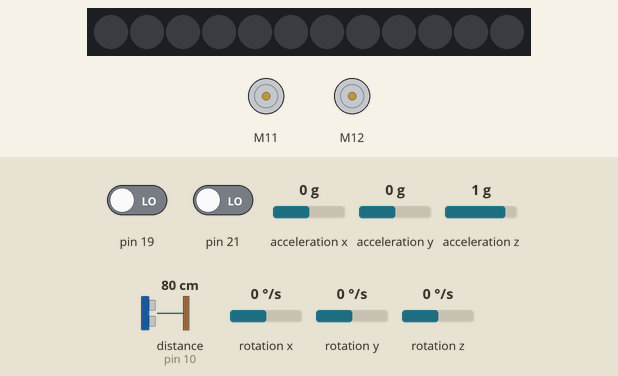
Simulated run of this sketch. Board: Arduino Mega 2560, built with avr-gcc and run on an emulated ATmega2560. On the bench: 12 RGB LEDs in strip order, left to right, 2 × DC motor (green arrow = forward, orange = backward, longer = faster). The inputs (shaded band) are chosen by the test bench; at power-on: rotation z 0 °/s, distance to the obstacle (sensor on pin 10) 80 cm, pin 19 LOW, pin 21 LOW, acceleration x 0 g, acceleration y 0 g, acceleration z 1 g, rotation x 0 °/s, rotation y 0 °/s.

Above: at 2.0 s.
2.1 s: rotation z set to 100 °/s
At 3.15 s:
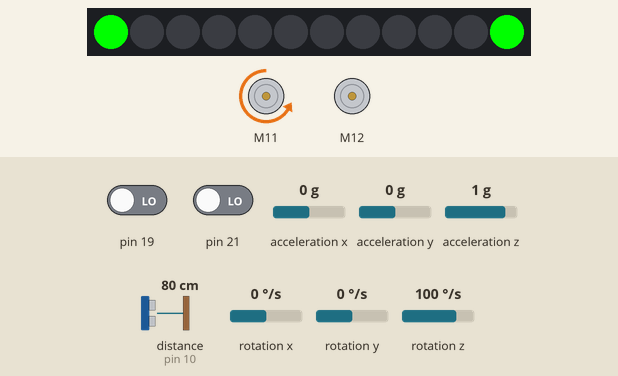
At 4.4 s:
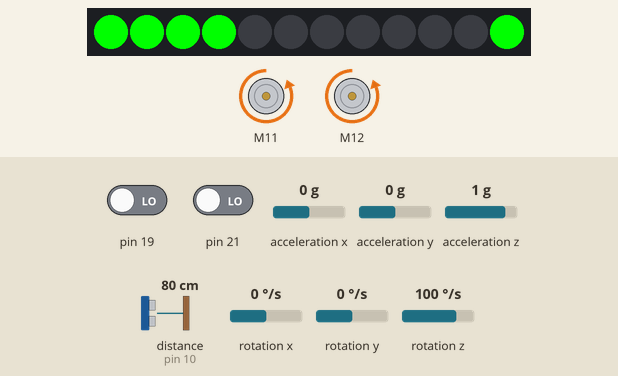
5.1 s: distance to the obstacle (sensor on pin 10) set to 18 cm
At 7.36 s:
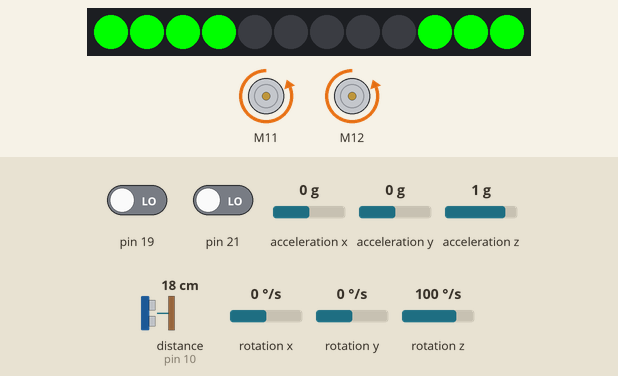
8.1 s: rotation z set to -4 °/s
11.1 s: rotation z set to -192 °/s
14.1 s: rotation z set to 0 °/s
Timing chart, 0 to 18.1 s (numbered marks = the images above; inputs shaded):
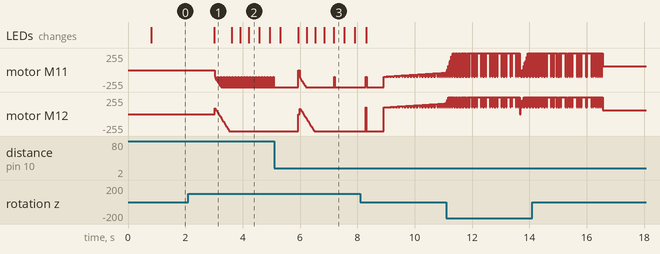

The sketch:

labo_3.ino
```cpp
#include <MeAuriga.h>

MeEncoderOnBoard Encoder_1(SLOT1);
MeEncoderOnBoard Encoder_2(SLOT2);

#define ALL_LEDS 0
#define LEDNUM 12
#define LED_PIN 44

/* Orion : Ultrasonic module can ONLY be connected to port 3, 4, 6, 7, 8 of base shield. */
MeUltrasonicSensor ultraSensor(PORT_10);
MeRGBLed led(0, LEDNUM);
MeGyro gyro(0, 0x69);

const int m1_pwm = 11;
const int m1_in1 = 48;
const int m1_in2 = 49;

//Motor Right
const int m2_pwm = 10;
const int m2_in1 = 47;
const int m2_in2 = 46;
bool ledState = false;

unsigned long currentTime = 0;

const float diametre_roue = 6.5;
const float dist_roue = 15.0;
const float ticks_par_tour = 9 * 39.267;
const int delay_start = 3000;
int circ = 48.7;
const int vitesse = 50;
unsigned long previousTime = 0;
const int ledDelay = 50;
bool flag = false;
float distance;
const int detection_dist = 30;
unsigned long previousReadTime = 0;
const int reading_Rate = 100;
bool enMarche = false;
bool termine = false;
bool lecture = false;
bool pivotStart = false;
bool pivotFini = false;
unsigned long debutEtat = 0;

const int pwmDroit = 100;
long start1 = 0, start2 = 0;
long cibleDeg = 0;
int dernierNbLed = -1;

float distA = 120, distB = 0, distC = 120;

const int avantDernierChiffre = 0;
const int sensPivot = (avantDernierChiffre % 2 == 0) ? 1 : -1;
int pwmPivot = 60;
enum state {
  DEPART,
  SEG_A,
  PIVOT,
  SEG_B,
  REVERSE,
  SEG_C,
  DEMI_TOUR,
  SEG_RET,
  PIVOT_RET,
  SEG_FINAL1,
  PIVOT_FINAL,
  SEG_FINAL,
  FIN,
  POS_DEPART
} currentState = DEPART;

void setup() {
  // put your setup code here, to run once:
  led.setpin(LED_PIN);
  attachInterrupt(Encoder_1.getIntNum(), isr_process_encoder1, RISING);
  attachInterrupt(Encoder_2.getIntNum(), isr_process_encoder2, RISING);
  Serial.begin(115200);
  gyro.begin();

  //Set PWM 8KHz
  TCCR1A = _BV(WGM10);
  TCCR1B = _BV(CS11) | _BV(WGM12);

  TCCR2A = _BV(WGM21) | _BV(WGM20);
  TCCR2B = _BV(CS21);

  Encoder_1.setPulse(9);
  Encoder_2.setPulse(9);
  Encoder_1.setRatio(39.267);
  Encoder_2.setRatio(39.267);
  Encoder_1.setPosPid(1.8, 0, 1.2);
  Encoder_2.setPosPid(1.8, 0, 1.2);
  Encoder_1.setSpeedPid(0.18, 0, 0);
  Encoder_2.setSpeedPid(0.18, 0, 0);
}

void loop() {
  // put your main code here, to run repeatedly:
  currentTime = millis();
  float angle = 90;
  gyro.update();
  readDistance(currentTime);
  Encoder_1.loop();
  Encoder_2.loop();
  stateManager();
  //pour mon gyro j ai juste besoin de getangleZ
}

void isr_process_encoder1(void) {
  if (digitalRead(Encoder_1.getPortB()) == 0) {
    Encoder_1.pulsePosMinus();
  } else {
    Encoder_1.pulsePosPlus();
    ;
  }
}

void isr_process_encoder2(void) {
  if (digitalRead(Encoder_2.getPortB()) == 0) {
    Encoder_2.pulsePosMinus();
  } else {
    Encoder_2.pulsePosPlus();
    ;
  }
}

float distanceToTicks(float distance) {
  return (long)(distance / (PI * diametre_roue) * 360);
}

/*bool mouvementTermine() {
  return Encoder_1.isTarPosReached() && Encoder_2.isTarPosReached();
}*/

void changerEtat(state etatSuivant) {
  currentState = etatSuivant;
  debutEtat = currentTime;
  flag = false;
  pivotStart = false;
  pivotFini = false;
  enMarche = false;
  termine = false;
  lecture = false;
  dernierNbLed = -1;
}

void stateManager() {
  gererLed();
  switch (currentState) {
    case DEPART:
      if (currentTime - debutEtat >= delay_start) changerEtat(SEG_A);
      break;
    case SEG_A:
      segment_1(distA);
      lightOn();
      if (termine) changerEtat(PIVOT);
      break;
    case PIVOT:
      pivot(90, sensPivot);
      if (pivotFini) changerEtat(SEG_B);
      break;
    case SEG_B:
      segment_2();
      if (enMarche) lightOn();
      if (termine) {
        distB = enMarche ? cmParcourus() : 0;  // 0 si le segment n'a pas démarré
        changerEtat(REVERSE);
      }
      break;
    case REVERSE:
      pivot_Reverse();
      if (pivotFini) changerEtat(SEG_C);
      break;
    case SEG_C:
      segment_1(distC);
      lightOn();
      if (termine) changerEtat(DEMI_TOUR);
      break;
    case DEMI_TOUR:
      pivot(180, 1);
      if (pivotFini) changerEtat(SEG_RET);
      break;

    case SEG_RET:
      segment_1(distC);
      if (termine) changerEtat(PIVOT_RET);
      break;
    case PIVOT_RET:
      pivot(90, sensPivot);
      if (pivotFini) changerEtat(SEG_FINAL1);
      break;
    case SEG_FINAL1:
      segment_1(distB);
      if (termine) changerEtat(PIVOT_FINAL);
      break;
    case PIVOT_FINAL:
      pivot(90, -sensPivot);
      if (pivotFini) changerEtat(SEG_FINAL);
      break;
    case SEG_FINAL:
      segment_1(distA);
      if (termine) changerEtat(POS_DEPART);
      break;
    case POS_DEPART:
    pivot(180, sensPivot);
     if (termine) changerEtat(FIN);
    break;
     case FIN:
      ligneFinale(currentTime);
      break;
  }
  }

  void allerDroit(short speed = 100, short firstRun = 0) {
    static double zAngleGoal = 0.0;

    static double error = 0.0;
    static double previousError = 0.0;
    static double output = 0;

    const double kp = 7.0;
    const double kd = 10.0;
    if (firstRun) {
      gyro.resetData();
      zAngleGoal = gyro.getAngleZ();
      previousError = 0.0;
      Encoder_1.setTarPWM(-speed);
      Encoder_2.setTarPWM(speed);
      return;
    }
    error = gyro.getAngleZ() - zAngleGoal;
    output = kp * error + kd * (error - previousError);
    previousError = error;
    Encoder_1.setMotorPwm(-speed - output);
    Encoder_2.setMotorPwm(speed - output);
  }

  void debutSegment(float distanceCm) {
    cibleDeg = distanceToTicks(distanceCm);
    start1 = Encoder_1.getCurPos();
    start2 = Encoder_2.getCurPos();
    Encoder_1.setMotionMode(PWM_MODE);
    Encoder_2.setMotionMode(PWM_MODE);
  }

  float degresParcourus() {
    return (abs(Encoder_1.getCurPos() - start1) + abs(Encoder_2.getCurPos() - start2)) / 2.0;
  }

  float cmParcourus() {
    return degresParcourus() / 360.0 * PI * diametre_roue;
  }

  void arreter() {
    Encoder_1.setMotorPwm(0);
    Encoder_2.setMotorPwm(0);
    Encoder_1.setTarPWM(0);
    Encoder_2.setTarPWM(0);
  }

  void segment_1(float distance) {
    if (!flag) {
      debutSegment(distance);
      allerDroit(pwmDroit, 1);
      flag = true;
      return;
    }
    if (termine) return;
    if (degresParcourus() >= cibleDeg) {
      arreter();
      termine = true;
      return;
    }
    allerDroit(pwmDroit);
  }


  //modifier avec les nouvelles formules du cours 8
  void pivot(float angle, int sens) {
    if (!pivotStart) {
      gyro.resetData();
      Encoder_1.setMotionMode(PWM_MODE);
      Encoder_2.setMotionMode(PWM_MODE);
      pivotStart = true;
    }
    if (pivotFini) return;

    float reste = angle - abs(gyro.getAngleZ());
    if (reste <= 2.0) {
      arreter();
      pivotFini = true;
      return;
    }
    Encoder_1.setMotorPwm(sens * pwmPivot);
    Encoder_2.setMotorPwm(sens * pwmPivot);
  }


  float readDistance(unsigned long currentTime) {

    if (currentTime - previousReadTime >= reading_Rate) {
      previousReadTime = currentTime;
      float d = ultraSensor.distanceCm();
      if (d > 0) {
        distance = d;
        lecture = true;
      }
    }
    return distance;
  }

  void segment_2() {
    if (termine || !lecture) return;
    if (!enMarche) {

      float aParcourir = distance - detection_dist;
      if (aParcourir <= 0) {
        termine = true;
        return;
      }
      debutSegment(aParcourir);
      allerDroit(pwmDroit, 1);
      enMarche = true;
      return;
    }
    if (distance <= detection_dist || degresParcourus() >= cibleDeg) {
      arreter();
      termine = true;
      return;
    }
    allerDroit(pwmDroit);
  }

  void pivot_Reverse() {
    pivot(90, -sensPivot);
  }

  void segment_3() {
    segment_1(120);
  }
  void segment_ret() {
    segment_1(60);
  }

  void ligneFinale(unsigned long currentTime) {
    if (currentTime - previousTime >= ledDelay) {
      previousTime = currentTime;
      ledState = !ledState;

      for (int i = 7; i < LEDNUM; i++) {
        if (ledState) {
          led.setColorAt(i, 0, 255, 0);
        } else {
          led.setColorAt(i, 0, 0, 0);
        }
      }
    }
    led.show();
  }

  void lightOn() {
    if (cibleDeg <= 0) return;
    // nombre de DEL à allumer (1 à 7) selon l'avancement
    long pos = abs(Encoder_1.getCurPos() - start1);
    int ledToLight = map(constrain(pos, 0, cibleDeg), 0, cibleDeg, 0, 7);
    if (ledToLight == dernierNbLed) return;
    dernierNbLed = ledToLight;
    for (int i = 0; i < 7; i++) {
      if (i <= ledToLight) {
        led.setColorAt(i, 0, 255, 0);
      } else {
        led.setColorAt(i, 0, 0, 0);
      }
    }

    led.show();
  }
  state dernierEtat = (state)-1;
  void gererLed() {
    if (currentState == dernierEtat) return;
    dernierEtat = currentState;

    switch (currentState) {
      case SEG_A:
        led.setColorAt(11, 0, 255, 0);
        break;
      case SEG_B:
        for (int i = 0; i < 7; i++) {
          led.setColorAt(i, 0, 0, 0);
        }
        led.setColorAt(10, 0, 255, 0);
        break;
      case SEG_C:
        for (int i = 0; i < 7; i++) {
          led.setColorAt(i, 0, 0, 0);
        }
        led.setColorAt(9, 0, 255, 0);
    }
    led.show();
  }
```
